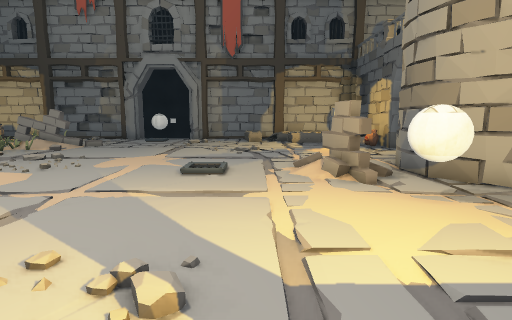
View 1 (above)

18 first-person views from a walk through a Unity game level. The camera is 1.4 m above the floor, tilts 8° down and sees 80° across. Doors are open. The floor is counted in squares, 1 m on a side. Each view is taken from the middle of a square. On the plan, view 1 faces up. The plan holds only what a view shows up to about 14 squares ahead; the rest is blank. The place goes on beyond the plan. The player is left out. Some surface patterns are stand-ins.

View 2
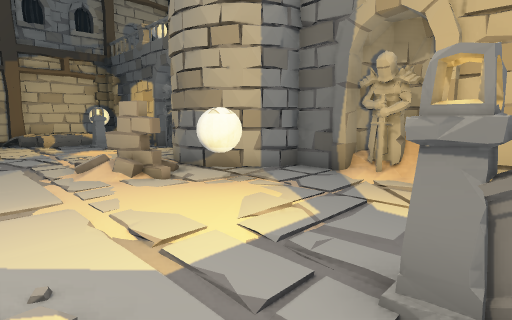

View 3
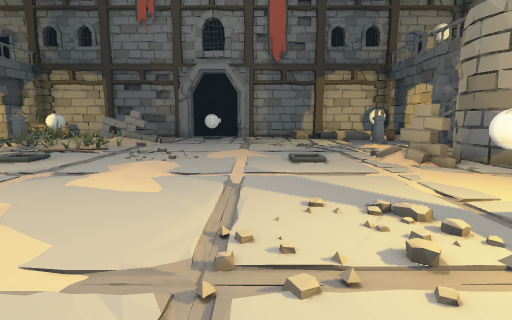

View 4
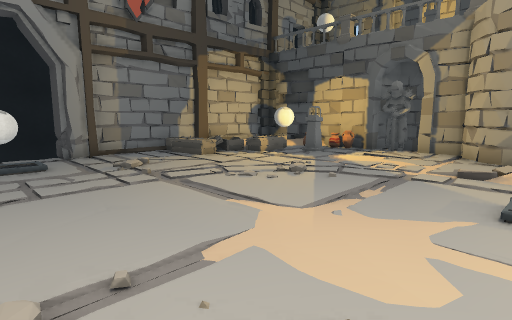

View 5
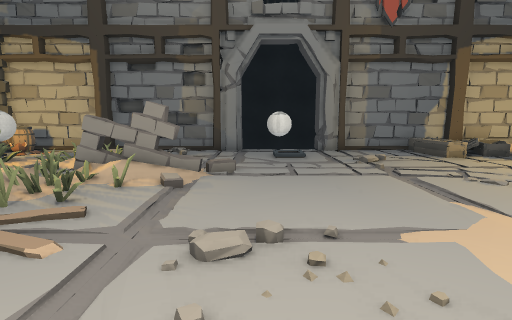

View 6
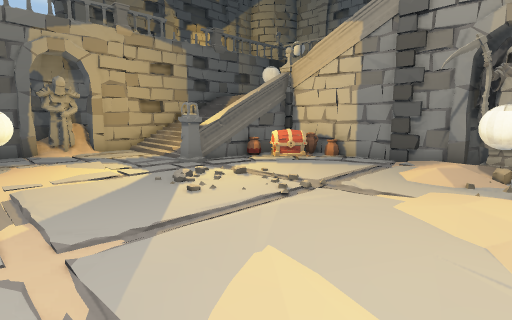

View 7
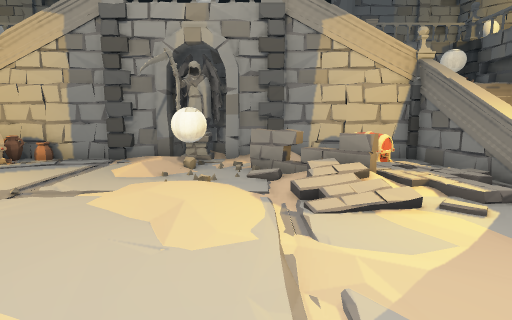

View 8
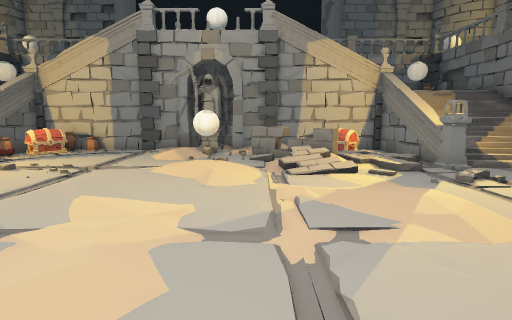

View 9
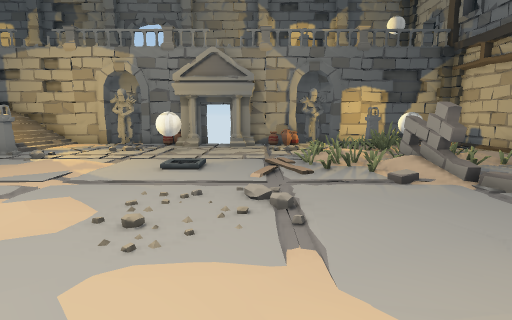

View 10
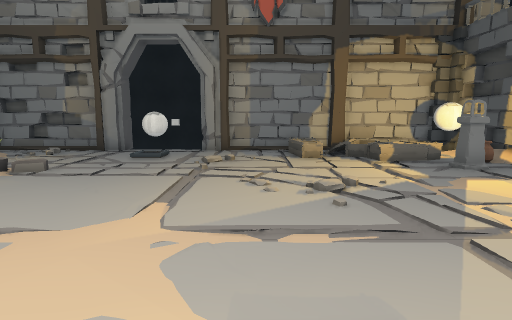

View 11
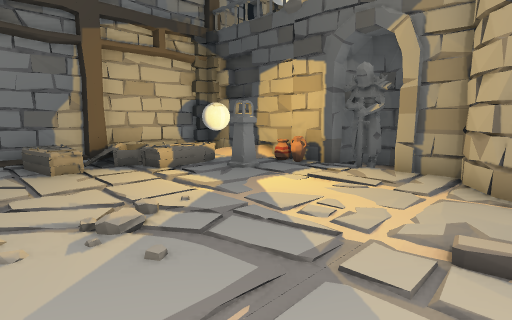

View 12
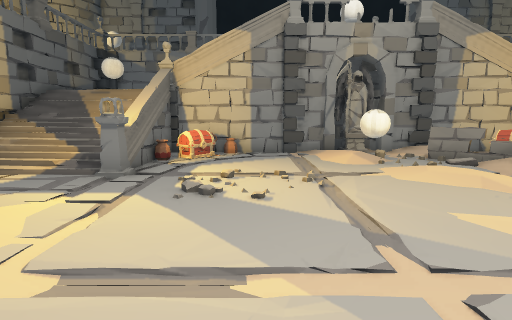

View 13
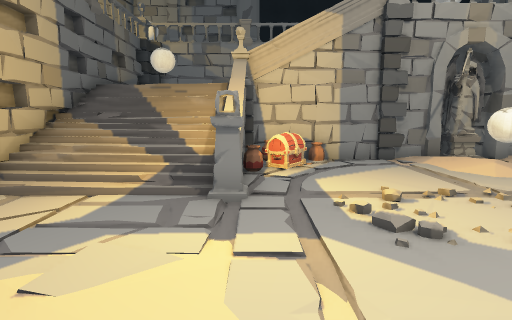

View 14
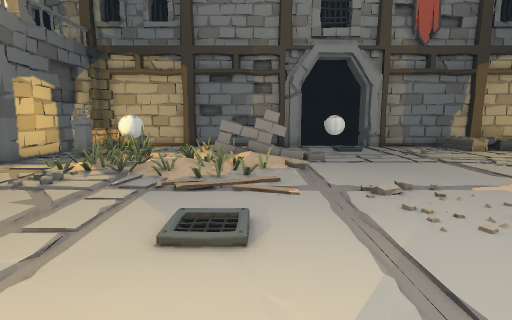

View 15
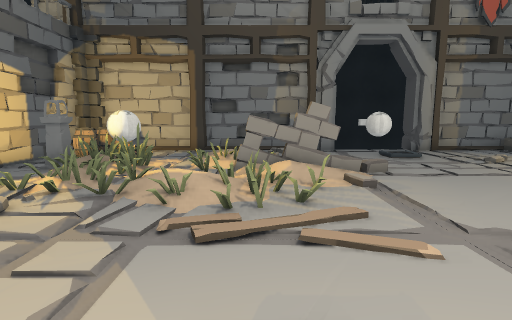

View 16
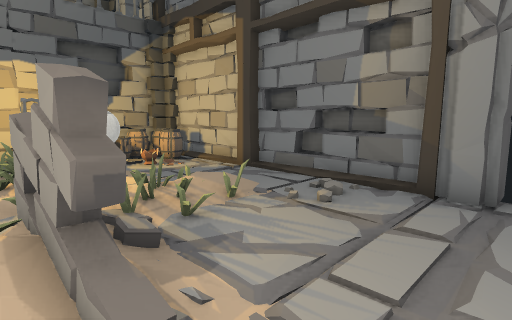

View 17
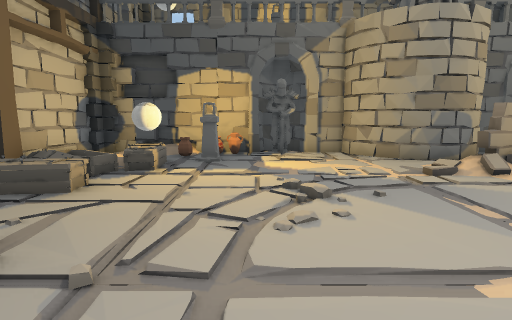

View 18
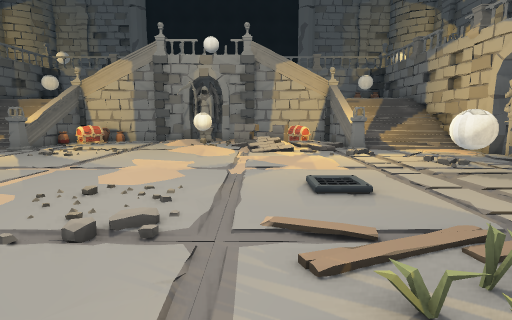

### Floor plan
Key: @ floor where view 1 was taken; # wall or solid block; . main floor; : floor 0.25 m higher than the main floor; + floor 0.75 m higher than the main floor; * floor 1.25 m higher than the main floor; / step, stairs or slope; D open door; = window, fence, low wall or low ledge; S statue; B ball; C coffin; P pillar; A vase; R barrel; O other object.
Columns run from 16 left of view 1 to 8 right of it. Each row starts with its distance up from view 1.
 21        ##DDD#
 20 #########DBD###########
 19 R.....:...B..... /....#
 18  ...:........./.C//.BB##
 17 BB..:........//...OC.A##
 16 PBO.O...............P.A#
 15 POO..OOOO...........P.A#
 14  OO:// /..............##
 13  OO::///..............S##
 12  OOO.O:...............##
 11  .................... #
 10  ....................##
  9  ...................##
  8  .................O.##
  7  BB...............O.##
  6  BB................B ##
  5  ...//.............BB.#
  4  ....:................##
  3  ../..................S##
  2  .//..................##
  1  .PP/. /.:.......P....#
  0 #=PP  O ........@PP::=#
 -1 ==##  OO.........##+==##
 -2 #  # O OO.B:....OA###*##
 -3   ##OO :.BB/....O##   ##
 -4    #######S####AAO    #
 -5          #S#
 -6          ###

Positions as (right, up) in squares from view 1, and headings:
1: (0, 0), facing up
2: (-1, 0), facing up-right
3: (-3, -2), facing up
4: (-7, 8), facing up-right
5: (-7, 7), facing up
6: (-7, 6), facing down-right
7: (-8, 6), facing down
8: (-8, 9), facing down
9: (-2, 10), facing left
10: (-2, 7), facing up
11: (-2, 9), facing up-right
12: (-2, 8), facing down
13: (1, 6), facing down
14: (-10, 4), facing up
15: (-11, 7), facing up
16: (-7, 14), facing up-left
17: (-6, 14), facing right
18: (-9, 14), facing down
